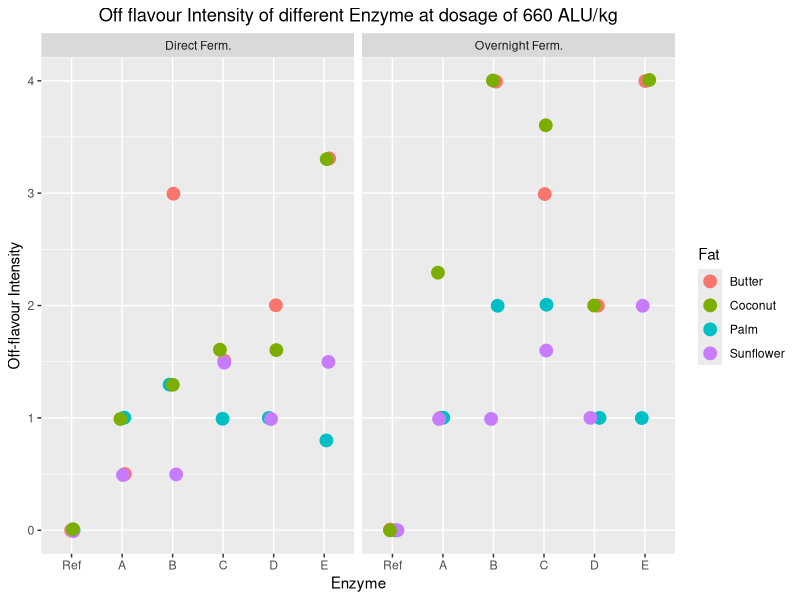
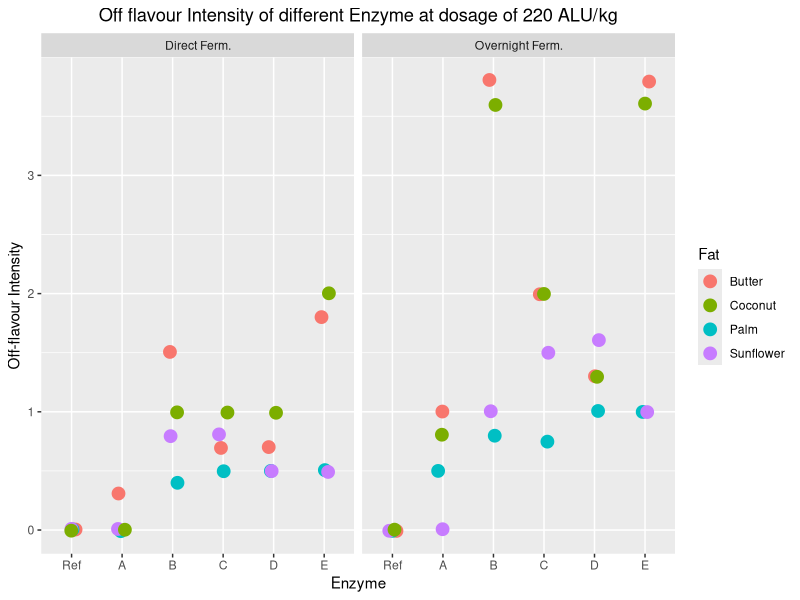
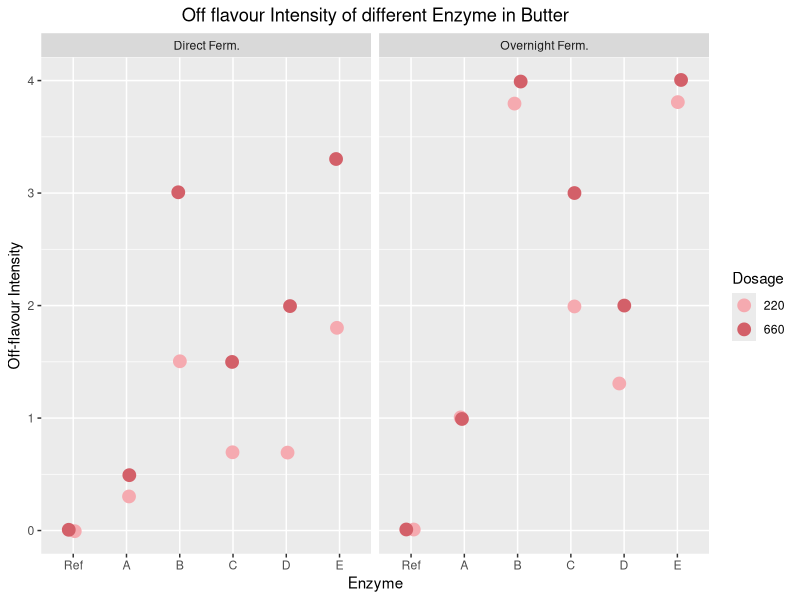
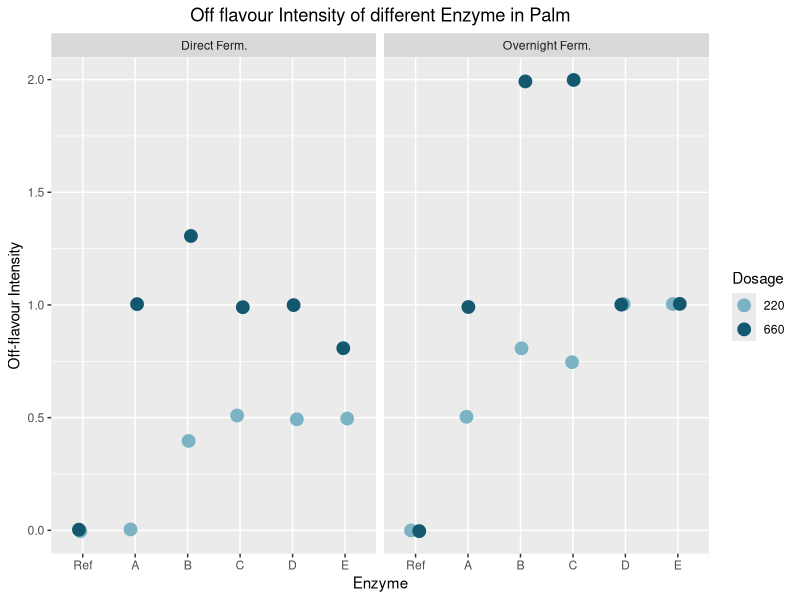
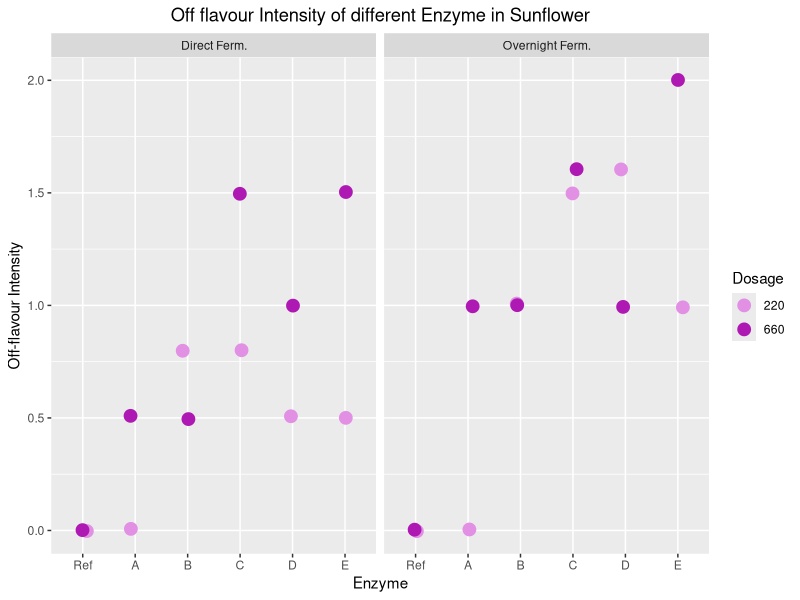
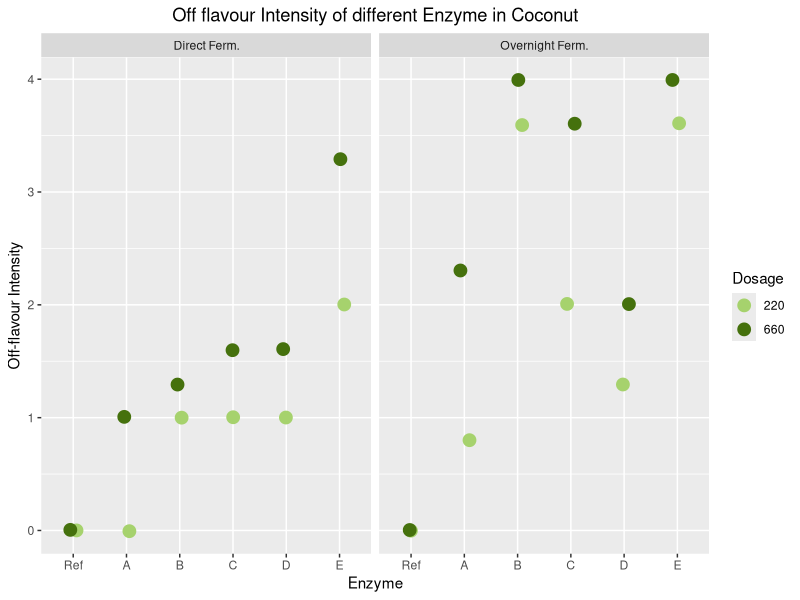
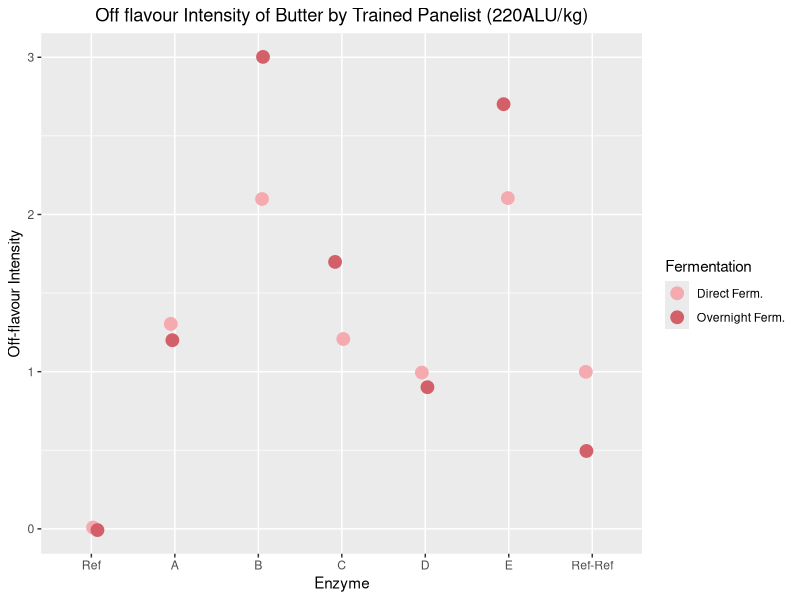
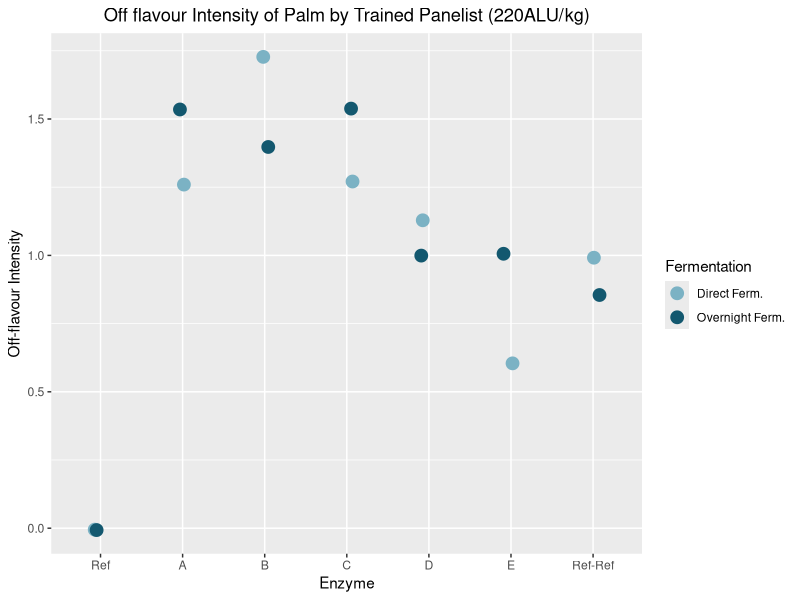

The R source for these figures, in order:
#######Library##############
getwd()
library(readxl)
library(readr)
library(ggplot2)
library(tidyr)
library(tidyverse)
library(ggpubr)
library(purrr)

######Import Data frame (Excel)#######
Off_flavour_Data <- read_excel("Off_flavour_Data.xlsx")
Off_flavour_Data <- select(Off_flavour_Data,-Intensity_P1,-Intensity_P2,-Intensity_P3,
                           -Quantity_1,-Quantity_2)

#strings
Off_flavour_Data$Enzyme <- as.factor(Off_flavour_Data$Enzyme)
Off_flavour_Data$Fat <- as.factor(Off_flavour_Data$Fat)
Off_flavour_Data$Fermentation <- as.factor(Off_flavour_Data$Fermentation)
Off_flavour_Data$Intensity_mean <- as.numeric(Off_flavour_Data$Intensity_mean)
Off_flavour_Data$Dosage <- as.factor(Off_flavour_Data$Dosage)


######Data Visualization (1)#######

###660
Off_flavour_660 <- Off_flavour_Data %>% filter(Dosage == 660) 
ggplot(Off_flavour_660, aes(x=Enzyme, y=Intensity_mean, colour=Fat))+        
  geom_point(position=position_jitter(h=0.01, w=0.1), size = 4)+
  ylab("Off-flavour Intensity")+
  facet_grid(cols = vars(Fermentation))+ 
  ggtitle("Off flavour Intensity of different Enzyme at dosage of 660 ALU/kg")+
  theme(plot.title = element_text(hjust = 0.5))+
  scale_x_discrete(limits=c("Ref","A","B","C","D","E"))


###220
Off_flavour_220 <- Off_flavour_Data %>% filter(Dosage == 220)
ggplot(Off_flavour_220, aes(x=Enzyme, y=Intensity_mean, colour=Fat))+
  geom_point(position=position_jitter(h=0.01, w=0.1), size = 4)+
  ylab("Off-flavour Intensity")+
  facet_grid(cols = vars(Fermentation))+
  ggtitle("Off flavour Intensity of different Enzyme at dosage of 220 ALU/kg")+
  theme(plot.title = element_text(hjust = 0.5))+
  scale_x_discrete(limits=c("Ref","A","B","C","D","E"))



######Data Visualization (2)#######

###BUTTER
Off_flavour_Butter <- Off_flavour_Data %>% filter(Fat == "Butter")
ggplot(Off_flavour_Butter, aes(x=Enzyme, y=Intensity_mean, colour=Dosage))+
  geom_point(position=position_jitter(h=0.01, w=0.1), size = 4)+
  facet_grid(cols = vars(Fermentation))+
  scale_colour_manual(values=c("#F5AAB0","#D36069"))+ 
  ylab("Off-flavour Intensity")+
  ggtitle("Off flavour Intensity of different Enzyme in Butter")+
  theme(plot.title = element_text(hjust = 0.5))+
  scale_x_discrete(limits=c("Ref","A","B","C","D","E"))

###Palm
Off_flavour_Palm <- Off_flavour_Data %>% filter(Fat == "Palm")
ggplot(Off_flavour_Palm, aes(x=Enzyme, y=Intensity_mean, colour=Dosage))+
  geom_point(position=position_jitter(h=0.01, w=0.1), size = 4)+
  facet_grid(cols = vars(Fermentation))+
  scale_colour_manual(values=c("#7BB2C4","#13586F"))+ 
  ylab("Off-flavour Intensity")+
  ggtitle("Off flavour Intensity of different Enzyme in Palm")+
  theme(plot.title = element_text(hjust = 0.5))+
  scale_x_discrete(limits=c("Ref","A","B","C","D","E"))


###Sunflower
Off_flavour_Sunflower <- Off_flavour_Data %>% filter(Fat == "Sunflower")
ggplot(Off_flavour_Sunflower, aes(x=Enzyme, y=Intensity_mean, colour=Dosage))+
  geom_point(position=position_jitter(h=0.01, w=0.1), size = 4)+
  facet_grid(cols = vars(Fermentation))+
  scale_colour_manual(values=c("#E190E4","#AE18B3"))+
  ylab("Off-flavour Intensity")+
  ggtitle("Off flavour Intensity of different Enzyme in Sunflower")+
  theme(plot.title = element_text(hjust = 0.5))+
  scale_x_discrete(limits=c("Ref","A","B","C","D","E"))


###Coconut
Off_flavour_Coconut <- Off_flavour_Data %>% filter(Fat == "Coconut")
ggplot(Off_flavour_Coconut, aes(x=Enzyme, y=Intensity_mean, colour=Dosage))+
  geom_point(position=position_jitter(h=0.01, w=0.1), size = 4)+
  facet_grid(cols = vars(Fermentation))+
  scale_colour_manual(values=c("#A6D26D","#45710D"))+ 
  ylab("Off-flavour Intensity")+
  ggtitle("Off flavour Intensity of different Enzyme in Coconut")+
  theme(plot.title = element_text(hjust = 0.5))+
  scale_x_discrete(limits=c("Ref","A","B","C","D","E"))



######ANOVA & T.test b/w Rounds of Panelists############

Off_flavour_panel <- read_excel("Off_flavour_Data.xlsx", sheet = "Butter_panel_of")
Off_flavour_panel$Enzyme.2 <- as.factor(Off_flavour_panel$Enzyme.2)
Off_flavour_panel$Round <- as.factor(Off_flavour_panel$Round)

compare_means(Intensity.avg~Round,
              data=Off_flavour_panel,
              method = "anova")

compare_means(Intensity.avg~Round,
              data=Off_flavour_panel,
              method = "t.test")

#Interpretation: There was no significant difference between average observations of the panelists in different rounds (p=0.52, ANOVA).
#Interpretation: The average observations of panelists showed no significant difference between round1 and round2 (p= 0.33), round1 and round3 (p= 0.82), and round2 and round3 (p= 0.43).


######Data Visualization (3)#######

#Butter_panel
butter_panel <- read_excel("Off_flavour_Data.xlsx", sheet = "Off_Intensity_panel")
butter_panel <- butter_panel %>% filter(Fat == "Butter")


#strings
butter_panel$Enzyme <- as.factor(butter_panel$Enzyme)
butter_panel$Fat <- as.factor(butter_panel$Fat)
butter_panel$Fermentation <- as.factor(butter_panel$Fermentation)
butter_panel$Intensity_mean <- as.numeric(butter_panel$Intensity_mean)
butter_panel$Dosage <- as.numeric(butter_panel$Dosage)


ggplot(butter_panel, aes(x=Enzyme, y=Intensity_mean, colour=Fermentation))+
  geom_point(position=position_jitter(h=0.01, w=0.1), size = 4)+
  scale_colour_manual(values=c("#F5AAB0","#D36069"))+ 
  ylab("Off-flavour Intensity")+
  ggtitle("Off flavour Intensity of Butter by Trained Panelist (220ALU/kg)")+
  theme(plot.title = element_text(hjust = 0.5))+
  scale_x_discrete(limits=c("Ref","A","B","C","D","E","Ref-Ref"))


#Palm_panel
palm_panel <- read_excel("Off_flavour_Data.xlsx", sheet = "Off_Intensity_panel")
palm_panel <- palm_panel %>% filter(Fat == "Palm")


#strings
palm_panel$Enzyme <- as.factor(palm_panel$Enzyme)
palm_panel$Fat <- as.factor(palm_panel$Fat)
palm_panel$Fermentation <- as.factor(palm_panel$Fermentation)
palm_panel$Intensity_mean <- as.numeric(palm_panel$Intensity_mean)
palm_panel$Dosage <- as.numeric(palm_panel$Dosage)


ggplot(palm_panel, aes(x=Enzyme, y=Intensity_mean, colour=Fermentation))+
  geom_point(position=position_jitter(h=0.01, w=0.1), size = 4)+
  scale_colour_manual(values=c("#7BB2C4","#13586F"))+ 
  ylab("Off-flavour Intensity")+
  ggtitle("Off flavour Intensity of Palm by Trained Panelist (220ALU/kg)")+
  theme(plot.title = element_text(hjust = 0.5))+
  scale_x_discrete(limits=c("Ref","A","B","C","D","E","Ref-Ref"))
